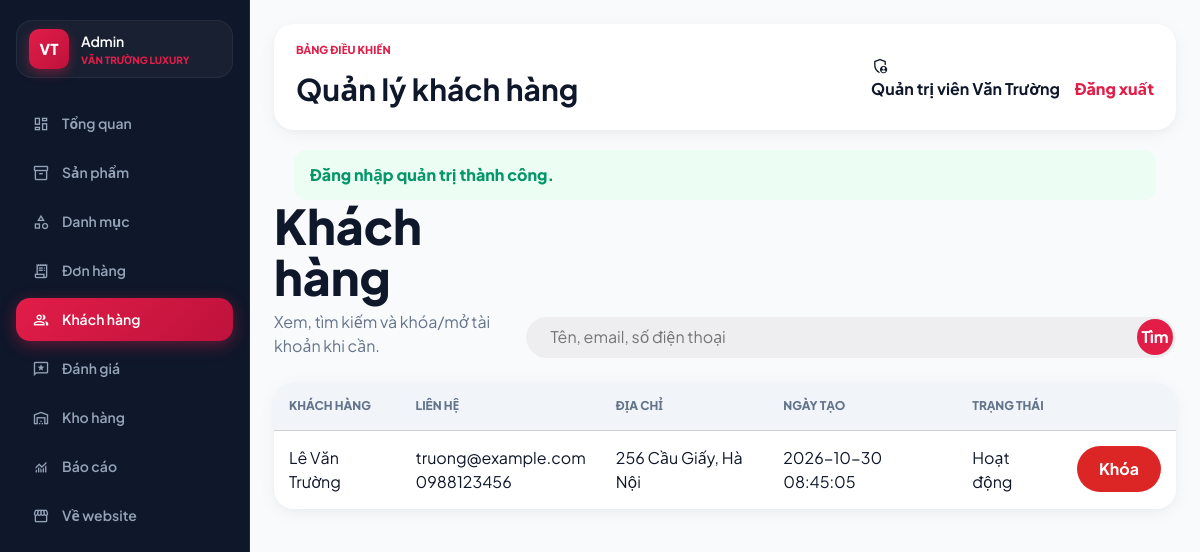
Page /admin/users.php (signed in) on the committed database.
### tables this page shows
CREATE TABLE users (
    user_id INT AUTO_INCREMENT PRIMARY KEY,
    full_name VARCHAR(100) NOT NULL,
    email VARCHAR(150) NOT NULL UNIQUE,
    password VARCHAR(255) NOT NULL,
    phone VARCHAR(20),
    address VARCHAR(255),
    status TINYINT NOT NULL DEFAULT 1,
    created_at DATETIME NOT NULL DEFAULT CURRENT_TIMESTAMP
);

### includes/functions.php (called while the page is built, shortened)
<?php
require_once __DIR__ . '/../config/database.php';
function app_base(): string
{
    $dir = str_replace('\\', '/', dirname($_SERVER['SCRIPT_NAME'] ?? ''));
    $dir = preg_replace('#/admin$#', '', $dir) ?: '';
    return rtrim($dir, '/');
}
function app_url(string $path = ''): string
{
    return app_base() . '/' . ltrim($path, '/');
}
function e(?string $value): string
{
    return htmlspecialchars((string) $value, ENT_QUOTES, 'UTF-8');
}
function flash(string $key, ?string $message = null): ?string
{
    $value = $_SESSION['flash'][$key] ?? null;
    return $value;
}
function current_admin(): ?array
{
    $stmt = db()->prepare('SELECT * FROM admins WHERE admin_id = ? AND status = 1');
    $stmt->execute([$_SESSION['admin_id']]);
    return $stmt->fetch() ?: null;
}
function require_admin(): array
{
    $admin = current_admin();
    return $admin;
}

### config/database.php (called while the page is built, shortened)
<?php
function db(): PDO
{
    static $pdo = null;
    if ($pdo instanceof PDO) {
        return $pdo;
    }
    $dsn = 'mysql:host=' . DB_HOST . ';dbname=' . DB_NAME . ';charset=utf8mb4';
    try {
        $pdo = new PDO($dsn, DB_USER, DB_PASS, [
            PDO::ATTR_ERRMODE => PDO::ERRMODE_EXCEPTION,
            PDO::ATTR_DEFAULT_FETCH_MODE => PDO::FETCH_ASSOC,
            PDO::ATTR_EMULATE_PREPARES => false,
        ]);
    } catch (PDOException $exception) {
        http_response_code(500);
        exit('Không thể kết nối cơ sở dữ liệu. Hãy tạo database vantruong_mobile và import file database/schema.sql (hoặc database/schema_vantruong.sql).');
    }
    return $pdo;
}

### admin/users.php (the view, shortened to what this page needs)
<?php
$pageTitle = 'Quản lý khách hàng';
require_once __DIR__ . '/../includes/admin-header.php';
$query = trim($_GET['q'] ?? '');
$params = [];
$where = '';
$stmt = db()->prepare("SELECT * FROM users $where ORDER BY created_at DESC");
$stmt->execute($params);
$users = $stmt->fetchAll();
?>
<div class="section-head">
    <div><h2>Khách hàng</h2><p>Xem, tìm kiếm và khóa/mở tài khoản khi cần.</p></div>
    <form class="search-form" method="get">
        <input name="q" value="<?= e($query) ?>" placeholder="Tên, email, số điện thoại">
        <button type="submit">Tìm</button>
    </form>
</div>
<div class="table-wrap">
    <table>
        <thead><tr><th>Khách hàng</th><th>Liên hệ</th><th>Địa chỉ</th><th>Ngày tạo</th><th>Trạng thái</th><th></th></tr></thead>
        <tbody>
            <?php foreach ($users as $customer): ?>
                <tr>
                    <td><?= e($customer['full_name']) ?></td>
                    <td><?= e($customer['email']) ?><br><?= e($customer['phone']) ?></td>
                    <td><?= e($customer['address']) ?></td>
                    <td><?= e($customer['created_at']) ?></td>
                    <td><?= $customer['status'] ? 'Hoạt động' : 'Đã khóa' ?></td>
                    <td>
                        <form method="post">
                            <button class="<?= $customer['status'] ? 'danger' : 'secondary' ?>" type="submit"><?= $customer['status'] ? 'Khóa' : 'Mở khóa' ?></button>
                        </form>
                    </td>
                </tr>
            <?php endforeach; ?>
        </tbody>
    </table>
</div>
<?php require_once __DIR__ . '/../includes/admin-footer.php'; ?>

### includes/admin-header.php (shortened to what this page needs)
<?php
require_once __DIR__ . '/functions.php';
$pageTitle = $pageTitle ?? 'Quản trị Văn Trường Luxury Mobile';
$admin = require_admin();
$cssVersion = filemtime(__DIR__ . '/../assets/css/style.css');
$currentPage = basename($_SERVER['SCRIPT_NAME'] ?? '');
$adminNav = [
    ['Tổng quan', 'admin/index.php', 'index.php', 'dashboard'],
    ['Sản phẩm', 'admin/products.php', 'products.php', 'inventory_2'],
    ['Danh mục', 'admin/categories.php', 'categories.php', 'category'],
    ['Đơn hàng', 'admin/orders.php', 'orders.php', 'receipt_long'],
    ['Khách hàng', 'admin/users.php', 'users.php', 'group'],
    ['Đánh giá', 'admin/reviews.php', 'reviews.php', 'reviews'],
    ['Kho hàng', 'admin/inventory.php', 'inventory.php', 'warehouse'],
    ['Báo cáo', 'admin/reports.php', 'reports.php', 'monitoring'],
];
?>
<!doctype html>
<html lang="vi">
<head>
    <link rel="stylesheet" href="<?= app_url('assets/css/style.css?v=' . $cssVersion) ?>">
</head>
<body class="admin-body">
<aside class="admin-sidebar">
    <a class="brand" href="<?= app_url('admin/index.php') ?>">
        <span class="brand-mark">VT</span>
        <span>Admin<small>Văn Trường Luxury</small></span>
    </a>
    <nav class="admin-menu" aria-label="Quản trị">
        <?php foreach ($adminNav as [$label, $href, $page, $icon]): ?>
            <a class="<?= $currentPage === $page ? 'active' : '' ?>" href="<?= app_url($href) ?>">
                <span class="material-symbols-outlined"><?= e($icon) ?></span>
                <?= e($label) ?>
            </a>
        <?php endforeach; ?>
    </nav>
    <a class="admin-store-link" href="<?= app_url('index.html') ?>">
        <span class="material-symbols-outlined">storefront</span>
        Về website
    </a>
</aside>
<section class="admin-shell">
    <header class="admin-topbar">
        <div>
            <p class="eyebrow">Bảng điều khiển</p>
            <h1><?= e($pageTitle) ?></h1>
        </div>
        <div class="admin-user">
            <span class="material-symbols-outlined">admin_panel_settings</span>
            <div>
                <strong><?= e($admin['full_name']) ?></strong>
                <a href="<?= app_url('admin/logout.php') ?>">Đăng xuất</a>
            </div>
        </div>
    </header>
    <?php if ($message = flash('success')): ?>
        <div class="alert success"><?= e($message) ?></div>
    <?php endif; ?>

### rows in the picture
users: full_name "Lê Văn Trường", email "truong@example.com", phone "0988123456", address "256 Cầu Giấy, Hà Nội", created_at "2026-10-30 08:45:05", status "Hoạt động"

### other values in the picture
$label "Tổng quan"
$label "Sản phẩm"
$label "Danh mục"
$label "Đơn hàng"
$label "Khách hàng"
$label "Đánh giá"
$label "Kho hàng"
$label "Báo cáo"
$pageTitle "Quản lý khách hàng"
$admin['full_name'] "Quản trị viên Văn Trường"
$message "Đăng nhập quản trị thành công."
